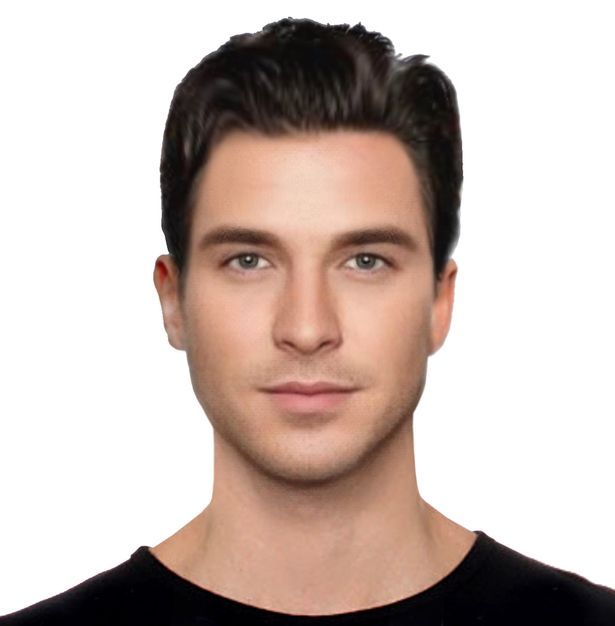
#> input picture input/img1.jpg, 615 x 626 px; its folder holds only this picture in this run
$ python faceDetectorCode.py   (Python 2 division)
#> lines starting #> are read from the running program, lines starting #| are printed output that depends on the picture

import numpy as np
import cv2

import errno
import os
import sys


from glob import glob

def readImages(image_dir):
    """This function reads in input images from a image directory

    Note: This is implemented for you since its not really relevant to
    computational photography (+ time constraints).

    Args:
    ----------
        image_dir : str
            The image directory to get images from.

    Returns:
    ----------
        images : list
            List of images in image_dir. Each image in the list is of type
            numpy.ndarray.

    """
#> called with image_dir = './input'
    extensions = ['bmp', 'pbm', 'pgm', 'ppm', 'sr', 'ras', 'jpeg',
                  'jpg', 'jpe', 'jp2', 'tiff', 'tif', 'png']

    search_paths = [os.path.join(image_dir, '*.' + ext) for ext in extensions]
    image_files = sorted(reduce(list.__add__, map(glob, search_paths)))
    images = [cv2.imread(f, cv2.IMREAD_UNCHANGED | cv2.IMREAD_COLOR)
              for f in image_files]
#> images = 1 item
    #images_names = []
    #images_names = [ [images_names,f]
              #for f in image_files]
    #print image_files


    bad_read = any([img is None for img in images])
#> bad_read = False
    if bad_read:
        raise RuntimeError(
            "Reading one or more files in {} failed - aborting."
            .format(image_dir))

    return images, image_files


def faceDetection(inputPath, entirePhoto_outputPath, faceCrops_outputPath):
    face_cascade = cv2.CascadeClassifier('./haar_cascades/haarcascade_frontalface_default.xml')
    eye_cascade = cv2.CascadeClassifier('./haar_cascades/haarcascade_eye.xml')
    images,images_names = readImages(inputPath)
#> images = 1 item; images_names = ['./input/img1.jpg']
    entire_image_output_dir = entirePhoto_outputPath
    cropFaces_images_output_dir = faceCrops_outputPath
    #print images[0].shape,images[1].shape
    #'''
    for varI in range(len(images)):
        img = images[varI]
        img_name = os.path.basename(images_names[varI])
        img_name_no_ext, file_extension = os.path.splitext(img_name)
        gray = cv2.cvtColor(img, cv2.COLOR_BGR2GRAY)
        img_copy = img.copy()
        faces = face_cascade.detectMultiScale(gray, 1.3, 10) #1.01, 40)

        increase_ratio_size_of_face_crop_x = 3
        increase_ratio_size_of_face_crop_y = 4
        #print images_names
        print images_names[varI], img_name, img_name_no_ext
        print faces
        varJ=0
        for (x,y,w,h) in faces:
            w_1 = round(w*increase_ratio_size_of_face_crop_x)
            h_1 = round(h*increase_ratio_size_of_face_crop_y)
            x_1 =  max(0, round(x - (w_1-w)/2.0) )
            y_1 =  max(0, round(y - (h_1-h)/2.0) )
            x_2 = min(gray.shape[1] ,x_1+w_1)
            y_2 = min(gray.shape[0] ,y_1+h_1)
            w_1 = x_2-x_1
            h_1 = y_2-y_1

            x_1 = int(x_1)
            y_1 = int(y_1)
            w_1 = int(w_1)
            h_1 = int(h_1)
            x_2 = int(x_2)
            y_2 = int(y_2)

            #print x_1,y_1,w_1,h_1

            roi_gray = gray[y_1:y_1+h_1, x_1:x_1+w_1]
            roi_color = img[y_1:y_1+h_1, x_1:x_1+w_1]
            cv2.imwrite(cropFaces_images_output_dir+'/'+img_name_no_ext+'_'+str(varJ)+'.jpg',roi_color)

            #draw rectangle
            cv2.rectangle(img_copy,(x_1,y_1),(x_1+w_1,y_1+h_1),(0,255,0),10)

            #eye detection:
            #eyes = eye_cascade.detectMultiScale(roi_gray)
            #for (ex,ey,ew,eh) in eyes:
                #cv2.rectangle(roi_color,(ex,ey),(ex+ew,ey+eh),(0,255,0),2)
            varJ = varJ+1
        print entire_image_output_dir+'/'+img_name
        cv2.imwrite(entire_image_output_dir+'/'+img_name,img_copy)
#> this loop made 1 pass
#> (faces, increase_ratio_size_of_face_crop_x, increase_ratio_size_of_face_crop_y) on pass 1: ([[153, 142, 311, 311]], 3, 4)
#| ./input/img1.jpg img1.jpg img1
#| [[153 142 311 311]]
#| ./output/entire_photo/img1.jpg
#> pass 1, in faceDetection, `gray = cv2.cvtColor(img, cv2.COLOR_BGR2GRAY)`:
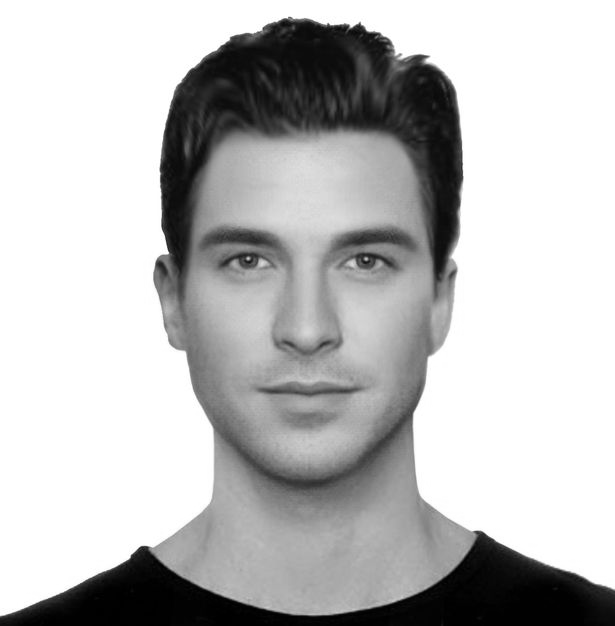
#> gray: shape (626, 615); min 0, max 255, mean 189.6
#> pass 1, in faceDetection, `cv2.imwrite(entire_image_output_dir+'/'+img_name,img_copy)`:
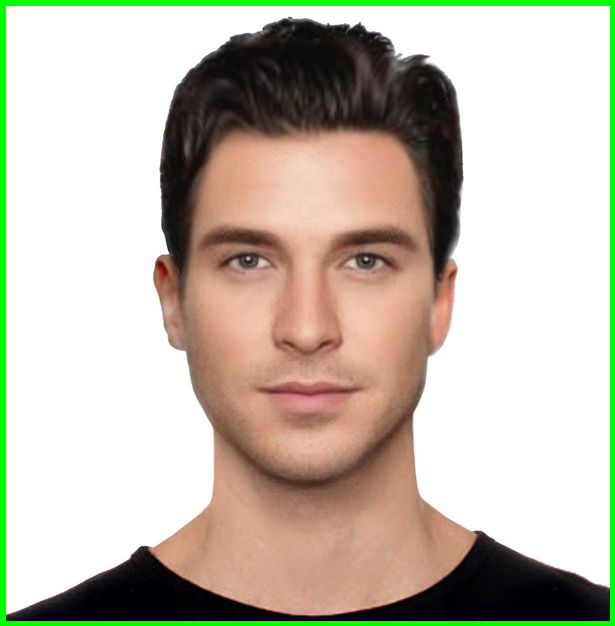
#> saved as img1.jpg: shape (626, 615, 3); mean B, G, R 172.5, 188, 194.1
#> img is the input picture: shape (626, 615, 3); mean B, G, R 179.4, 185.8, 201

if __name__ == "__main__":

    inputPath = './input'
    entirePhoto_outputPath = './output/entire_photo'
    faceCrops_outputPath = './output/face_crops'
    faceDetection(inputPath, entirePhoto_outputPath, faceCrops_outputPath)

    # [59 lines of commented-out code are left out]
